Frame 1 (no input): blank canvas, image omitted
Frame 60 (the mouse pressed at the canvas centre just before this capture): blank canvas, image omitted
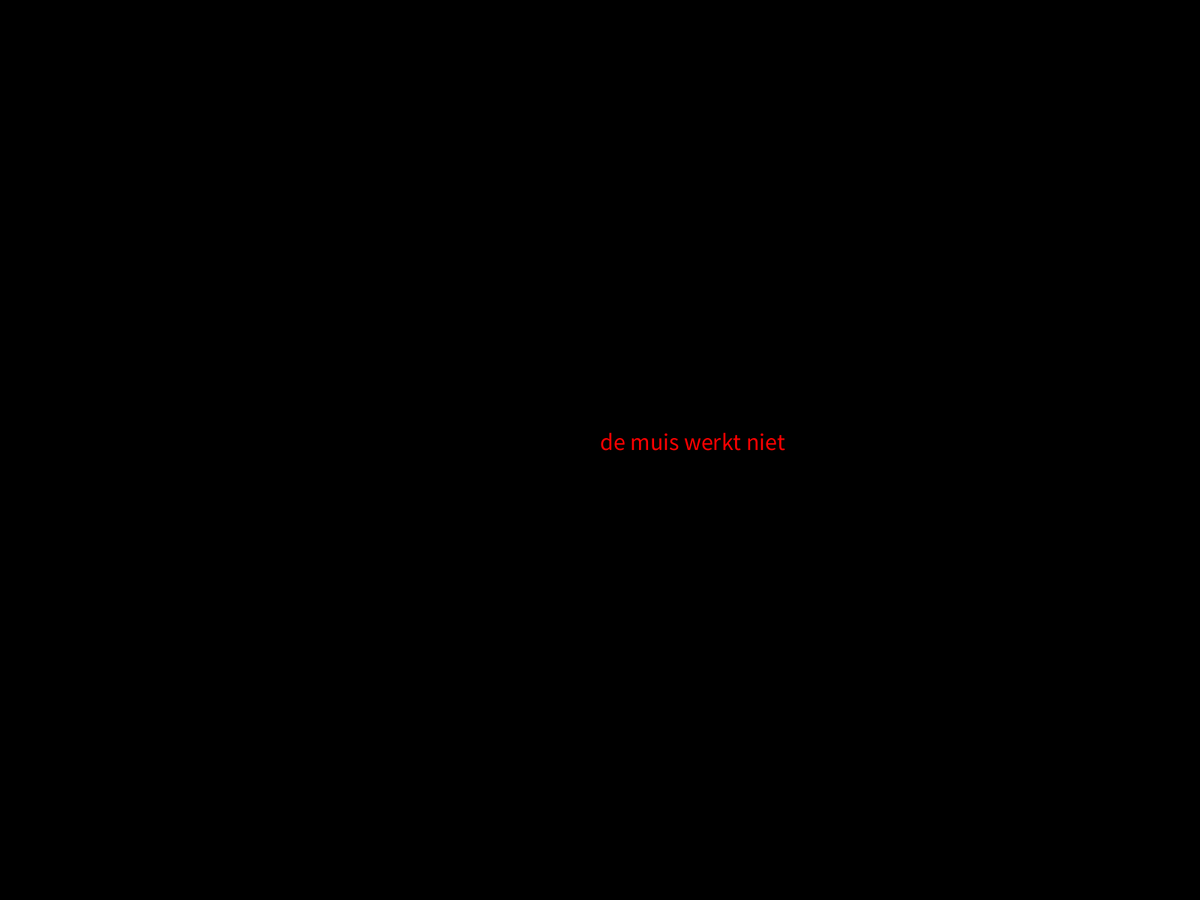
Frame 120 (the mouse held since frame 60 and released just before this capture)

The Processing sketch whose frames 1 and 60 were blank and that drew this single picture after the mouse press (run headless with seeded random() and noise(); from frame 60 on, the mouse is pressed at the canvas centre):

// Processing sketch: dit_is_geen_spel_jee
// ── dit_is_geen_spel_jee.pde
float e = 0;
float e2 = 0;
void setup()
{
  fullScreen();
  textSize(32);
}
void draw()
{
  strokeWeight(random(100));
   background(0);
   fill(255,0,0);
   stroke(255,0,0);
  if(keyPressed)
  {
 text ("het toetsenbord werkt niet",width /2 ,height /2);
e2 += 1;
}
if(mousePressed)
{
  text("de muis werkt niet",width /2 ,height /2);
  e += 1;
}
if(e > 99)
{
  text("error",random(0,width),random(0,height));
}
if(e2 > 299)
{
  ellipse(random(0,width),random(0,height),100,100);
}
if(e > 399)
{
  rect(random(0,width),random(0,height),random(0,width),random(0,height));
}
if(e2 > 499)
{
  line(random(0,width),random(0,height),random(0,width),random(0,height));
}
if(e2 > 599)
{
  text("01101100 01101111 01101100 ",random(0,width),random(0,height));
}
}
